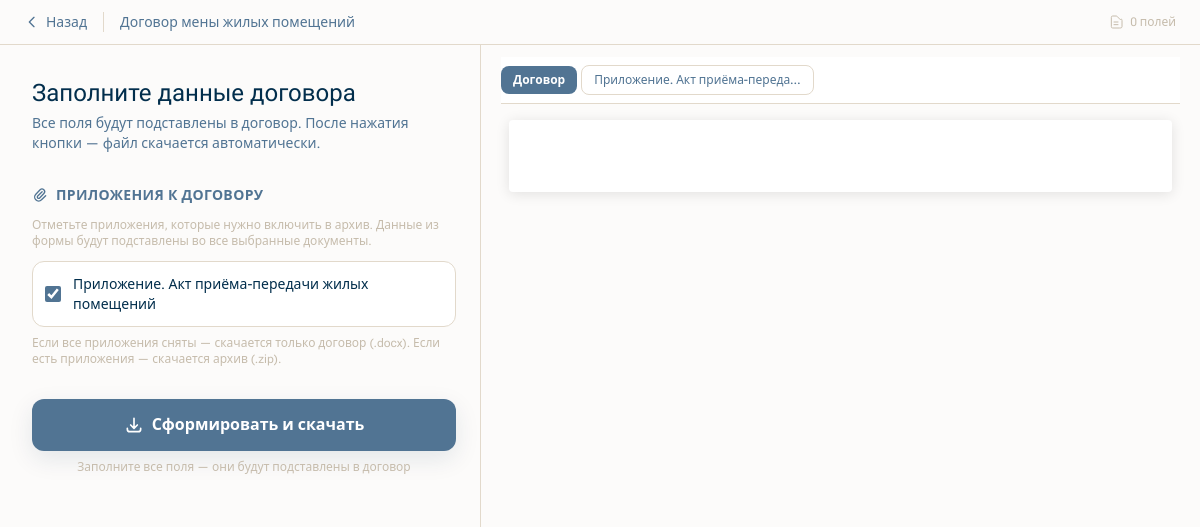
The app's page /document-types/6/fill/ (signed in) with its own data.
### catalog/models.py (models this page shows, shortened)
class DocumentType(models.Model):
    domain = models.ForeignKey(
        LegalDomain, on_delete=models.CASCADE, related_name="document_types"
    )
    name = models.CharField(max_length=180)
    slug = models.SlugField(max_length=200)
    short_description = models.CharField(max_length=255, blank=True)
    keywords = models.CharField(max_length=255, blank=True)
    is_active = models.BooleanField(default=True)
    sort_order = models.PositiveIntegerField(default=0)
    class Meta:
        ordering = ["sort_order", "name"]
        unique_together = [("domain", "slug")]

class TemplateAttachment(models.Model):
    template_version = models.ForeignKey(
        TemplateVersion,
        on_delete=models.CASCADE,
        related_name='attachments',
    )
    title = models.CharField(max_length=255, verbose_name='Название приложения')
    docx_file = models.FileField(
        upload_to='templates/docx/attachments/',
        verbose_name='Файл приложения (.docx)',
    )
    sort_order = models.PositiveSmallIntegerField(default=0, verbose_name='Порядок')
    class Meta:
        ordering = ['sort_order', 'title']
        verbose_name = 'Приложение к шаблону'
        verbose_name_plural = 'Приложения к шаблонам'

### core/views.py (the view, shortened to what this page needs)
@login_required
def fill_docx_form(request, document_type_id):
    import zipfile
    from docxtpl import DocxTemplate
    from .variables import group_variables
    from catalog.models import TemplateAttachment
    document_type = get_object_or_404(DocumentType, id=document_type_id, is_active=True)
    template_version = (
        TemplateVersion.objects.filter(
            template__document_type=document_type,
            template__is_active=True,
            is_published=True,
        )
        .order_by("-version_number")
        .first()
    )
    if template_version is None or not template_version.docx_file:
        raise Http404("Размеченный шаблон не найден")
    docx_path = template_version.docx_file.path
    attachments = list(template_version.attachments.all())
    variables = _extract_docx_variables(docx_path)
    main_vars_set = set(variables)
    var_to_att: dict[str, int] = {}
    vars_set = set(variables)
    for att in attachments:
        try:
            for v in _extract_docx_variables(att.docx_file.path):
                if v not in vars_set:
                    variables.append(v)
                    vars_set.add(v)
                    var_to_att[v] = att.id  # эксклюзивная переменная приложения
        except Exception:
            pass
    text_blocks = _extract_docx_text_blocks(docx_path)
    var_order: list[str] = []
    _seen: set[str] = set()
    for _block in text_blocks:
        for _kind, _content in _block['segments']:
            if _kind == "var" and _content not in _seen:
                var_order.append(_content)
                _seen.add(_content)
    attachment_previews = []
    for att in attachments:
        try:
            att_blocks = _extract_docx_text_blocks(att.docx_file.path)
        except Exception:
            att_blocks = []
        attachment_previews.append({"attachment": att, "blocks": att_blocks})
    field_groups = group_variables(variables, request.POST, var_order=var_order)
    for _sec, _fields in field_groups:
        for _field in _fields:
            _field['att_id'] = var_to_att.get(_field['name'])  # None = поле основного договора
    return render(request, "core/fill_docx_form.html", {
        "document_type": document_type,
        "field_groups": field_groups,
        "total_fields": len(variables),
        "text_blocks": text_blocks,
        "attachments": attachments,
        "attachment_previews": attachment_previews,
    })

### core/variables.py (called while the page is built, shortened)
def group_variables(
    variables: list[str],
    post_data: dict | None = None,
    var_order: list[str] | None = None,
) -> list[tuple[str, list[dict]]]:
    post_data = post_data or {}
    sections: dict[str, list[dict]] = {k: [] for k in _SECTION_ORDER}
    if var_order:
        order_index = {v: i for i, v in enumerate(var_order)}
        for fields in sections.values():
            fields.sort(key=lambda f: order_index.get(f["name"], 9999))
    return [(name, fields) for name, fields in sections.items() if fields]

### core/views.py (called while the page is built, shortened)
def _extract_docx_variables(path: str) -> list[str]:
    import re
    doc = Document(path)
    all_text = " ".join(p.text for p in doc.paragraphs)
    for table in doc.tables:
        for row in table.rows:
            for cell in row.cells:
                all_text += " ".join(p.text for p in cell.paragraphs)
    for section in doc.sections:
        try:
            all_text += " ".join(p.text for p in section.header.paragraphs)
            all_text += " ".join(p.text for p in section.footer.paragraphs)
        except Exception:
            pass
    return sorted(set(re.findall(r"\{\{\s*(\w+)\s*\}\}", all_text)))

def _extract_docx_text_blocks(path: str):
    import re as _re
    from docx.text.paragraph import Paragraph as _DocxPara
    from docx.table import Table as _DocxTable
    from docx.enum.text import WD_ALIGN_PARAGRAPH
    SEGMENT_RE = _re.compile(r'\{\{\s*(\w+)\s*\}\}|«_+»|_{2,}')
    def parse_segments(text):
        segs, last = [], 0
        for m in SEGMENT_RE.finditer(text):
            if m.start() > last:
                segs.append(('text', text[last:m.start()]))
            g = m.group()
            if g.startswith('{{'):
                segs.append(('var', m.group(1)))
            else:
                segs.append(('blank', g))
            last = m.end()
        if last < len(text):
            segs.append(('text', text[last:]))
        return segs or [('text', '')]
    doc = Document(path)
    blocks = []
    return blocks

### templates/core/fill_docx_form.html (shortened to what this page needs)
{% extends "base.html" %}
{% block content %}
<div class="min-h-screen" style="overflow-x: clip;">
  <header id="formHeader" class="sticky top-0 z-50 flex items-center gap-4 px-6 py-3
                 bg-[#FCFBFA]/95 backdrop-blur-sm border-b border-brand-line">
    <a href="javascript:history.back()"
       class="flex items-center gap-1.5 text-brand-blue hover:text-brand-text transition-colors text-sm font-medium">
      <svg class="w-4 h-4" fill="none" viewBox="0 0 24 24" stroke="currentColor" stroke-width="2">
        <path stroke-linecap="round" stroke-linejoin="round" d="M15 19l-7-7 7-7"/>
      </svg>
      Назад
    </a>
    <span class="text-sm text-brand-blue font-medium truncate max-w-xs">{{ document_type.name }}</span>
    <div class="ml-auto flex items-center gap-3">
      <span class="text-xs text-brand-beige flex items-center gap-1.5">
        <svg class="w-4 h-4" fill="none" viewBox="0 0 24 24" stroke="currentColor" stroke-width="1.5">
          <path stroke-linecap="round" stroke-linejoin="round"
                d="M9 12h6m-6 4h6m2 5H7a2 2 0 01-2-2V5a2 2 0 012-2h5.586a1 1 0 01.707.293l5.414 5.414A1 1 0 0121 9.414V19a2 2 0 01-2 2z"/>
        </svg>
        {{ total_fields }} полей
      </span>
    </div>
  </header>
  <div class="flex">
    <main class="w-full lg:w-[480px] lg:flex-shrink-0 px-4 py-8 lg:pl-8 lg:pr-6">
      <h1 class="font-display text-2xl text-brand-text mb-1">Заполните данные договора</h1>
      <p class="text-sm text-brand-blue mb-8">
        Все поля будут подставлены в договор. После нажатия кнопки &mdash; файл скачается автоматически.
      </p>
      <form method="post" id="docxForm">
        {% if attachments %}
        <section class="mb-4">
          <div class="flex items-center gap-2 mb-3">
            <svg class="w-4 h-4 text-brand-blue flex-shrink-0" fill="none" viewBox="0 0 24 24" stroke="currentColor" stroke-width="2">
              <path stroke-linecap="round" stroke-linejoin="round" d="M15.172 7l-6.586 6.586a2 2 0 102.828 2.828l6.414-6.586a4 4 0 00-5.656-5.656l-6.415 6.585a6 6 0 108.486 8.486L20.5 13"/>
            </svg>
            <h2 class="text-sm font-semibold text-brand-blue uppercase tracking-wide">Приложения к договору</h2>
          </div>
          <p class="text-xs text-brand-beige mb-3">
            Отметьте приложения, которые нужно включить в архив. Данные из формы будут подставлены во все выбранные документы.
          </p>
          <div class="space-y-2">
            {% for att in attachments %}
            <label class="flex items-center gap-3 p-3 rounded-xl border border-brand-line bg-white cursor-pointer hover:border-brand-blue transition-colors group">
              <input type="checkbox" name="include_att_{{ att.id }}" checked
                     class="w-4 h-4 rounded accent-brand-blue flex-shrink-0">
              <span class="text-sm text-brand-text group-hover:text-brand-blue transition-colors">{{ att.title }}</span>
            </label>
            {% endfor %}
          </div>
          <p class="text-xs text-brand-beige mt-2">
            Если все приложения сняты — скачается только договор (.docx). Если есть приложения — скачается архив (.zip).
          </p>
        </section>
        {% endif %}
        <div class="sticky bottom-0 pt-4 pb-6 bg-gradient-to-t from-brand-bg via-brand-bg to-transparent">
          <button type="submit" id="submitBtn"
                  class="w-full flex items-center justify-center gap-2 rounded-xl
                         bg-brand-blue hover:bg-brand-blueHover active:bg-brand-bluePressed
                         text-white font-semibold text-base py-3.5 px-6
                         transition-colors shadow-soft">
            <svg class="w-5 h-5" fill="none" viewBox="0 0 24 24" stroke="currentColor" stroke-width="2">
              <path stroke-linecap="round" stroke-linejoin="round"
                    d="M4 16v1a3 3 0 003 3h10a3 3 0 003-3v-1m-4-4l-4 4m0 0l-4-4m4 4V4"/>
            </svg>
            <span id="submitLabel">{% if attachments %}Сформировать и скачать{% else %}Сформировать и скачать договор{% endif %}</span>
          </button>
          <p class="text-center text-xs text-brand-beige mt-2">
            Заполните все поля — они будут подставлены в договор
          </p>
        </div>
      </form>
    </main>
    <aside id="previewAside"
           class="hidden lg:flex flex-col flex-1 min-w-0 border-l border-brand-line">
      <div id="previewPanel" class="overflow-y-auto">
        <div class="px-5 py-5">
          {% if attachment_previews %}
          <div class="flex items-center gap-1 mb-4 sticky top-0 bg-white py-2 -mt-2 border-b border-brand-line flex-wrap">
            <button type="button" data-tab="main"
                    class="preview-tab px-3 py-1.5 rounded-lg text-xs font-semibold transition-colors
                           bg-brand-blue text-white">
              Договор
            </button>
            {% for ap in attachment_previews %}
            <button type="button" data-tab="att_{{ ap.attachment.id }}"
                    class="preview-tab px-3 py-1.5 rounded-lg text-xs font-medium transition-colors
                           text-brand-blue border border-brand-line hover:bg-brand-bg">
              {{ ap.attachment.title|truncatechars:30 }}
            </button>
            {% endfor %}
          </div>
          {% endif %}
          <div id="preview-main" class="preview-content">
            <div class="bg-white rounded shadow-[0_2px_14px_rgba(0,0,0,0.11)] mx-2 my-2"
                 style="font-family:'Times New Roman',Times,serif;font-size:13px;line-height:1.8;padding:36px 44px;">
            </div>
          </div>
        </div>
      </div>
    </aside>
  </div>
</div>
{% endblock %}

### static/css/style.css (style rules this page uses)
:root { --ink: #17344f; --blue: #5d88ae; --burgundy: #7f1237; --card: #ffffff; --line: #d9e1ea; --bg: #f8fafc; }
* { box-sizing: border-box; }
body { margin: 0; font-family: "Trebuchet MS", "Segoe UI", Tahoma, sans-serif; color: var(--ink); background: var(--bg); }
h2 { text-align: center; font-size: 42px; margin: 36px 0 22px; text-transform: uppercase; }

### records on screen
DocumentType: name "Договор мены жилых помещений"
TemplateAttachment: title "Приложение. Акт приёма-передачи жилых помещений", attachment "Приложение. Акт приёма-переда…"

### other values on screen
{{ total_fields }} "0"
